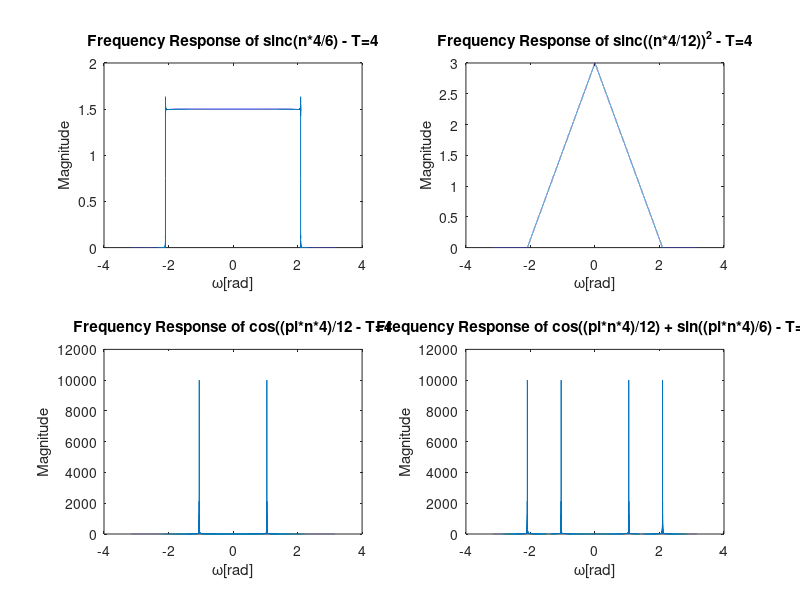
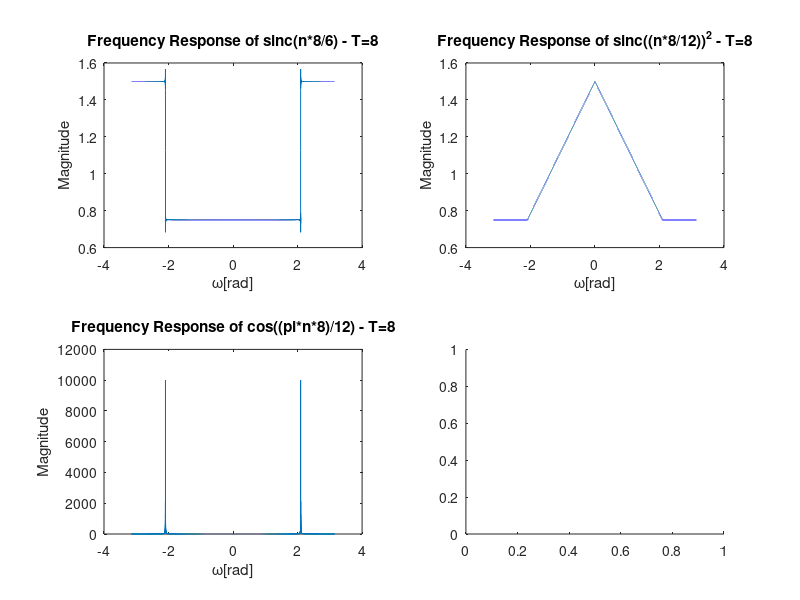

The MATLAB script that drew these images, in order: (Note: this script raises an error after producing the figures.)
%% Qeustion 3 - Part A Phase C 
n = -10000:10000; 
lenofFFT = 2*length(n); % double time vecotor in order imporve sampling
w = linspace(-pi, pi, lenofFFT);
T = 4;

figure;

subplot(2,2,1);
x1 = sinc((n*T/6));
x1_FFT = fftshift(fft(x1,lenofFFT));
plot(w,abs(x1_FFT));
title('Frequency Response of sinc(n*4/6) - T=4')
xlabel('\omega[rad]'),ylabel('Magnitude');

subplot(2,2,2);
x2 = sinc((n*T/12)).*sinc((n*T/12));
x2_FFT = fftshift(fft(x2,lenofFFT));
plot(w,abs(x2_FFT));
title('Frequency Response of sinc((n*4/12))^2 - T=4')
xlabel('\omega[rad]'),ylabel('Magnitude');

subplot(2,2,3);
x3 = cos((pi*n*T)/12);
x3_FFT = fftshift(fft(x3,lenofFFT));
plot(w,abs(x3_FFT));
title('Frequency Response of cos((pi*n*4)/12 - T=4')
xlabel('\omega[rad]'),ylabel('Magnitude');
 
subplot(2,2,4);
x4 = cos((pi*n*T)/12) + sin((pi*n*T)/6);
x4_FFT = fftshift(fft(x4,lenofFFT));
plot(w,abs(x4_FFT));
title('Frequency Response of cos((pi*n*4)/12) + sin((pi*n*4)/6) - T=4')
xlabel('\omega[rad]'),ylabel('Magnitude');
 
%% Qeustion 3 - Part A Phase D
T = 8;

figure;

subplot(2,2,1);
x1 = sinc((n*T/6));
x1_FFT = fftshift(fft(x1,lenofFFT));
plot(w,abs(x1_FFT));
title('Frequency Response of sinc(n*8/6) - T=8')
xlabel('\omega[rad]'),ylabel('Magnitude');

subplot(2,2,2);
x2 = sinc((n*T/12)).*sinc((n*T/12));
x2_FFT = fftshift(fft(x2,lenofFFT));
plot(w,abs(x2_FFT));
title('Frequency Response of sinc((n*8/12))^2 - T=8')
xlabel('\omega[rad]'),ylabel('Magnitude');

subplot(2,2,3);
x3 = cos((pi*n*T)/12);
x3_FFT = fftshift(fft(x3,lenofFFT));
plot(w,abs(x3_FFT));
title('Frequency Response of cos((pi*n*8)/12) - T=8')
xlabel('\omega[rad]'),ylabel('Magnitude');

subplot(2,2,4);
x4 = cos((pi*n*T)/12) + sin((pi*n*T)/6);
x4_FFT = fftshift(fft(x4,lengthOfFFT));
plot(w,abs(x4_FFT));
title('Frequency Response of cos((pi*n*8)/12) + sin((pi*n*8)/6) - T=8')
xlabel('\omega[rad]'),ylabel('Magnitude');

%% Qeustion 3 - Part B Phase C

n_values = -10000:10000;
lenofFFT = 2*length(n); % double time vecotor in order imporve sampling
w = linspace(-pi, pi, lenofFFT);
T=4;

figure;

subplot(2,3,1);
x1 = rectangularPulse(-80,80,n_values*T);
k = -40:40;
stem(k,x1(9960:10040)); % where the rectangularPulse located in x
title('first xc(t) - T=4');
xlabel('n values'), ylabel('Amplitude');
axis([-50 50 -1 2]);

subplot(2,3,4);
x1_fft = fftshift(fft(x1,lenofFFT));
plot(w,abs(x1_fft));
title('Frequency of first xc(t) - T=4')
xlabel('\omega[rad]'),ylabel('Magnitude');


subplot(2,3,2);
x2 = triangularPulse(-160,160,n*T);
k = -50:50;
stem(k,x2(9950:10050)); % where the triangularPulse located in x
title('second xc(t) - T=4');
xlabel('n values'),ylabel('Amplitude');
axis([-60 60 -1 2]);

subplot(2,3,5);
x2_fft = fftshift(fft(x2,lenofFFT));
plot(w,abs(x2_fft));
title('Frequency of second xc(t) - T=4')
xlabel('\omega[rad]'),ylabel('Magnitude');

subplot(2,3,3);
x3 = rectangularPulse(-80,80,n*T) + triangularPulse(-160,-80,-80,n*T) + triangularPulse(80,80,160,n*T) ; 
k = -60:60;
stem(k,x3(9940:10060));
title('third xc(t) - T=4');
xlabel('n values'),ylabel('Amplitude');
axis([-60 60 -1 2]);

subplot(2,3,6);
x3_fft = fftshift(fft(x3,lenofFFT));
plot(w,abs(x3_fft));
title('Frequency of third xc(t) - T=4')
xlabel('\omega[rad]'),ylabel('Magnitude');
